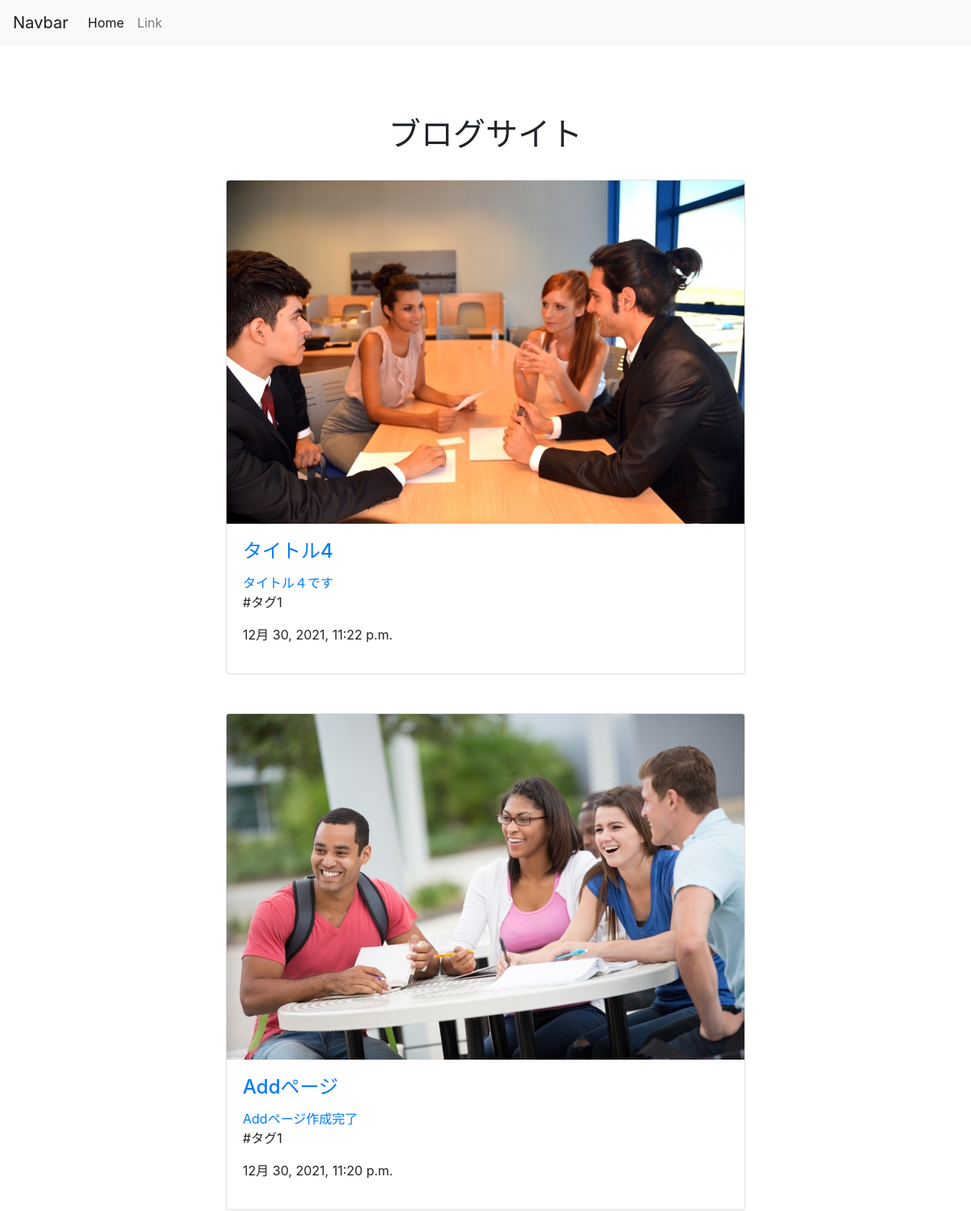
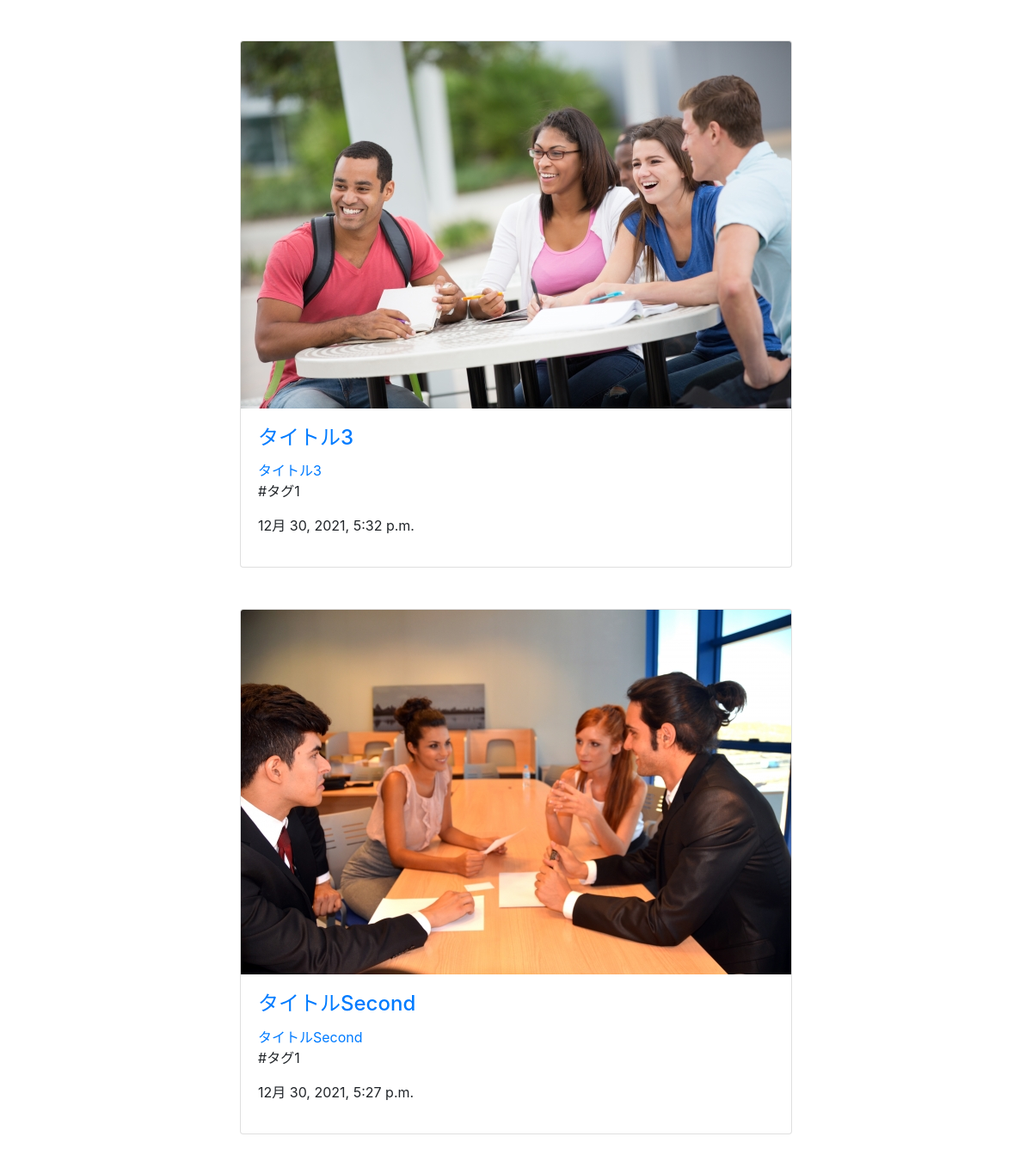
The page / on the database its author committed (2 pictures, top to bottom).
### blog_app/models.py (models this page shows, shortened)
class Post(models.Model):
    title = models.CharField('タイトル', max_length=35)
    text = models.TextField('本文')
    image = models.ImageField('画像', upload_to='images', blank=True)
    created_at = models.DateTimeField('投稿日', default=timezone.now)
    tag = models.ForeignKey(Tag, verbose_name='タグ', on_delete=models.PROTECT)

class Tag(models.Model):
    tag = models.CharField('タグ名', max_length=50)
    def __str__(self):
        return self.tag

### blog_app/views.py (the view)
# urls.py: path('', index, name='index'),
def index(request):
    posts = Post.objects.all().order_by('-created_at')
    return render(request, 'blog_app/index.html', {'posts': posts})

### templates/blog_app/index.html (shortened to what this page needs)
{% extends 'base.html' %}
{% block content %}
<h1 class="mt-5 pt-4 text-center">ブログサイト</h1>
<div class="d-flex justify-content-center flex-wrap">
{% for post in posts%}
<a href="{% url 'blog_app:detail' post_id=post.id %}">
 <div class="card m-4" style="min-width: 300; max-height: 490;">
   {% if post.image %}
   <img style="max-width: 300; max-height: 300;" class="card-img-top" src="{{ post.image.url }}">
   {% else %}
   <div class="p-1 border border-secondary text-center pt-5" style="min-width: 300; min-height: 225;">No Image</div>
   {% endif %}
   <div class="card-body">
     <h4 class="card-title">{{post.title|truncatechars:10 | linebreaksbr}}</h4>
     <p class="card-text">
       {{ post.text|truncatechars:17 }}
     </p>
   </a>
     <p>#{{post.tag}}</p>
     <p>{{post.created_at}}</p>
 </div>
</div>
{% endfor %}
{% endblock %}

### rows shown on the page
Post: image (picture), title "タイトル4", text "タイトル４です", tag "タグ1", created_at "12月 30, 2021, 11:22 p.m."
Post: image (picture), title "Addページ", text "Addページ作成完了", tag "タグ1", created_at "12月 30, 2021, 11:20 p.m."
Post: image (picture), title "タイトル3", text "タイトル3", tag "タグ1", created_at "12月 30, 2021, 5:32 p.m."
Post: image (picture), title "タイトルSecond", text "タイトルSecond", tag "タグ1", created_at "12月 30, 2021, 5:27 p.m."
